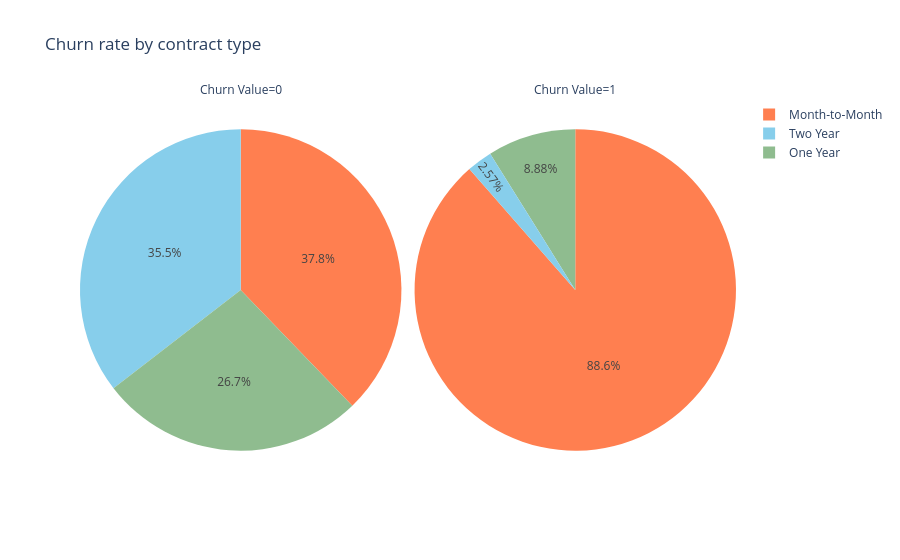

The notebook cell saved with this chart:
### Code cell
import plotly.express as px

custom_palette = {'Month-to-Month': "#FF7F50",  # Coral
                  'Two Year': "skyblue",        
                  'One Year': "#8FBC8F"}        # Dark Sea Green

fig = px.pie(df.groupby(['Contract', 'Churn Value'])['Customer ID'].count().reset_index(),
             values='Customer ID',
             names='Contract',
             facet_col='Churn Value',
             title='Churn rate by contract type',
             color='Contract',  # Use 'Contract' for color mapping
             color_discrete_map=custom_palette)

fig.show()

### Figure 1 — Plotly figure (JSON) as saved in the notebook; plotly's stock layout.template omitted (floating-point values rounded to 4 significant figures)
{"data": [{"customdata": [["Month-to-Month"], ["One Year"], ["Two Year"]], "domain": {"x": [0, 0.49], "y": [0, 1]}, "hovertemplate": "Churn Value=0<br>Contract=%{customdata[0]}<br>Customer ID=%{value}<extra></extra>", "labels": ["Month-to-Month", "One Year", "Two Year"], "legendgroup": "", "marker": {"colors": ["#FF7F50", "#8FBC8F", "skyblue"]}, "name": "", "showlegend": true, "type": "pie", "values": [1955, 1384, 1835]}, {"customdata": [["Month-to-Month"], ["One Year"], ["Two Year"]], "domain": {"x": [0.51, 1], "y": [0, 1]}, "hovertemplate": "Churn Value=1<br>Contract=%{customdata[0]}<br>Customer ID=%{value}<extra></extra>", "labels": ["Month-to-Month", "One Year", "Two Year"], "legendgroup": "", "marker": {"colors": ["#FF7F50", "#8FBC8F", "skyblue"]}, "name": "", "showlegend": true, "type": "pie", "values": [1655, 166, 48]}], "layout": {"annotations": [{"font": {}, "showarrow": false, "text": "Churn Value=0", "x": 0.245, "xanchor": "center", "xref": "paper", "y": 1, "yanchor": "bottom", "yref": "paper"}, {"font": {}, "showarrow": false, "text": "Churn Value=1", "x": 0.755, "xanchor": "center", "xref": "paper", "y": 1, "yanchor": "bottom", "yref": "paper"}], "legend": {"tracegroupgap": 0}, "title": {"text": "Churn rate by contract type"}}}
